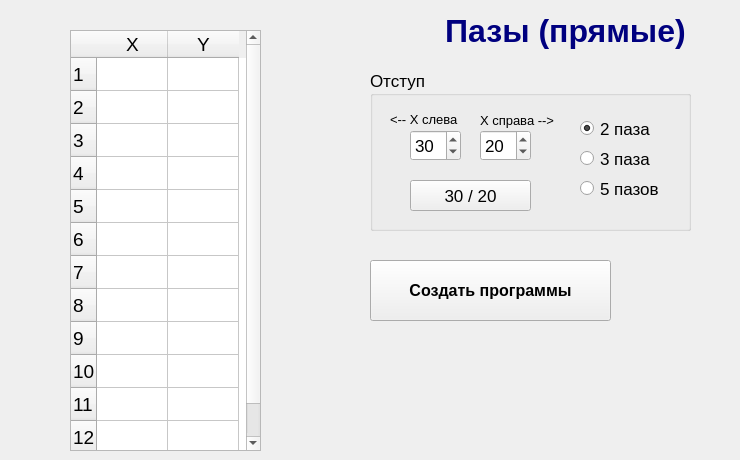
      <widget class="QWidget" name="tab_paz_pr">
       <attribute name="icon">
        <iconset>
         <normaloff>ico/Icons8-Ios7-Editing-Line-Width.ico</normaloff>ico/Icons8-Ios7-Editing-Line-Width.ico</iconset>
       </attribute>
       <attribute name="title">
        <string>Пазы прямые</string>
       </attribute>
       <widget class="QPushButton" name="btn_create_pazpr">
        <property name="geometry">
         <rect>
          <x>370</x>
          <y>260</y>
          <width>241</width>
          <height>61</height>
         </rect>
        </property>
        <property name="font">
         <font>
          <pointsize>12</pointsize>
          <weight>75</weight>
          <bold>true</bold>
         </font>
        </property>
        <property name="toolTip">
         <string extracomment="При нажатии на эту кнопку программа создаст программы, используя шаблон и положит их в папку с нужным отступом"/>
        </property>
        <property name="text">
         <string>Создать программы</string>
        </property>
        <property name="icon">
         <iconset>
          <normaloff>ico/Icons8-Ios7-Editing-Line-Width.ico</normaloff>ico/Icons8-Ios7-Editing-Line-Width.ico</iconset>
        </property>
        <property name="iconSize">
         <size>
          <width>32</width>
          <height>32</height>
         </size>
        </property>
        <property name="autoDefault">
         <bool>false</bool>
        </property>
        <property name="default">
         <bool>false</bool>
        </property>
        <property name="flat">
         <bool>false</bool>
        </property>
       </widget>
       <widget class="QGroupBox" name="groupBox_ots_pazpr">
        <property name="geometry">
         <rect>
          <x>370</x>
          <y>70</y>
          <width>321</width>
          <height>161</height>
         </rect>
        </property>
        <property name="font">
         <font>
          <pointsize>13</pointsize>
         </font>
        </property>
        <property name="title">
         <string>Отступ</string>
        </property>
        <widget class="QSpinBox" name="spinBox_ots_pazpr_X_left">
         <property name="geometry">
          <rect>
           <x>40</x>
           <y>60</y>
           <width>51</width>
           <height>31</height>
          </rect>
         </property>
         <property name="minimum">
          <number>0</number>
         </property>
         <property name="maximum">
          <number>500</number>
         </property>
         <property name="value">
          <number>30</number>
         </property>
        </widget>
        <widget class="QSpinBox" name="spinBox_ots_pazpr_X_right">
         <property name="geometry">
          <rect>
           <x>110</x>
           <y>60</y>
           <width>51</width>
           <height>31</height>
          </rect>
         </property>
         <property name="minimum">
          <number>0</number>
         </property>
         <property name="maximum">
          <number>500</number>
         </property>
         <property name="value">
          <number>20</number>
         </property>
        </widget>
        <widget class="QLabel" name="label_ots_papr_X_left">
         <property name="geometry">
          <rect>
           <x>20</x>
           <y>40</y>
           <width>71</width>
           <height>20</height>
          </rect>
         </property>
         <property name="font">
          <font>
           <pointsize>10</pointsize>
          </font>
         </property>
         <property name="text">
          <string>&lt;-- X слева</string>
         </property>
        </widget>
        <widget class="QPushButton" name="btn_ots_papr_2030">
         <property name="geometry">
          <rect>
           <x>40</x>
           <y>110</y>
           <width>121</width>
           <height>31</height>
          </rect>
         </property>
         <property name="toolTip">
          <string>&lt;html&gt;&lt;head/&gt;&lt;body&gt;&lt;p&gt;Идеально для колонн у которых с одной стороны колёвка, а с другой стороны просто обрезано прямо.&lt;/p&gt;&lt;/body&gt;&lt;/html&gt;</string>
         </property>
         <property name="text">
          <string>30 / 20</string>
         </property>
        </widget>
        <widget class="QLabel" name="label_ots_pazpr_X_right">
         <property name="geometry">
          <rect>
           <x>110</x>
           <y>40</y>
           <width>81</width>
           <height>20</height>
          </rect>
         </property>
         <property name="font">
          <font>
           <pointsize>10</pointsize>
          </font>
         </property>
         <property name="text">
          <string>X справа --&gt;</string>
         </property>
        </widget>
        <widget class="QRadioButton" name="rBtn_pazpr_3paz">
         <property name="geometry">
          <rect>
           <x>210</x>
           <y>80</y>
           <width>91</width>
           <height>17</height>
          </rect>
         </property>
         <property name="text">
          <string>3 паза</string>
         </property>
        </widget>
        <widget class="QRadioButton" name="rBtn_pazpr_2paz">
         <property name="geometry">
          <rect>
           <x>210</x>
           <y>50</y>
           <width>101</width>
           <height>17</height>
          </rect>
         </property>
         <property name="text">
          <string>2 паза</string>
         </property>
         <property name="checked">
          <bool>true</bool>
         </property>
        </widget>
        <widget class="QRadioButton" name="rBtn_pazpr_5paz">
         <property name="geometry">
          <rect>
           <x>210</x>
           <y>110</y>
           <width>91</width>
           <height>17</height>
          </rect>
         </property>
         <property name="text">
          <string>5 пазов</string>
         </property>
        </widget>
       </widget>
       <widget class="QTableWidget" name="tableWidget_pazpr">
        <property name="geometry">
         <rect>
          <x>70</x>
          <y>30</y>
          <width>191</width>
          <height>421</height>
         </rect>
        </property>
        <property name="font">
         <font>
          <pointsize>14</pointsize>
         </font>
        </property>
        <property name="verticalScrollBarPolicy">
         <enum>Qt::ScrollBarAlwaysOn</enum>
        </property>
        <property name="rowCount">
         <number>12</number>
        </property>
        <property name="columnCount">
         <number>2</number>
        </property>
        <attribute name="horizontalHeaderDefaultSectionSize">
         <number>71</number>
        </attribute>
        <attribute name="horizontalHeaderMinimumSectionSize">
         <number>30</number>
        </attribute>
        <attribute name="verticalHeaderMinimumSectionSize">
         <number>33</number>
        </attribute>
        <row/>
        <row/>
        <row/>
        <row/>
        <row/>
        <row/>
        <row/>
        <row/>
        <row/>
        <row/>
        <row/>
        <row/>
        <column>
         <property name="text">
          <string>X</string>
         </property>
        </column>
        <column>
         <property name="text">
          <string>Y</string>
         </property>
        </column>
       </widget>
       <widget class="QLabel" name="label_pazpr">
        <property name="geometry">
         <rect>
          <x>400</x>
          <y>10</y>
          <width>331</width>
          <height>41</height>
         </rect>
        </property>
        <property name="font">
         <font>
          <pointsize>24</pointsize>
          <weight>75</weight>
          <bold>true</bold>
          <stylestrategy>PreferDefault</stylestrategy>
         </font>
        </property>
        <property name="styleSheet">
         <string notr="true">color: rgb(0, 0, 127);</string>
        </property>
        <property name="text">
         <string>Пазы (прямые)</string>
        </property>
        <property name="alignment">
         <set>Qt::AlignCenter</set>
        </property>
       </widget>
      </widget>
